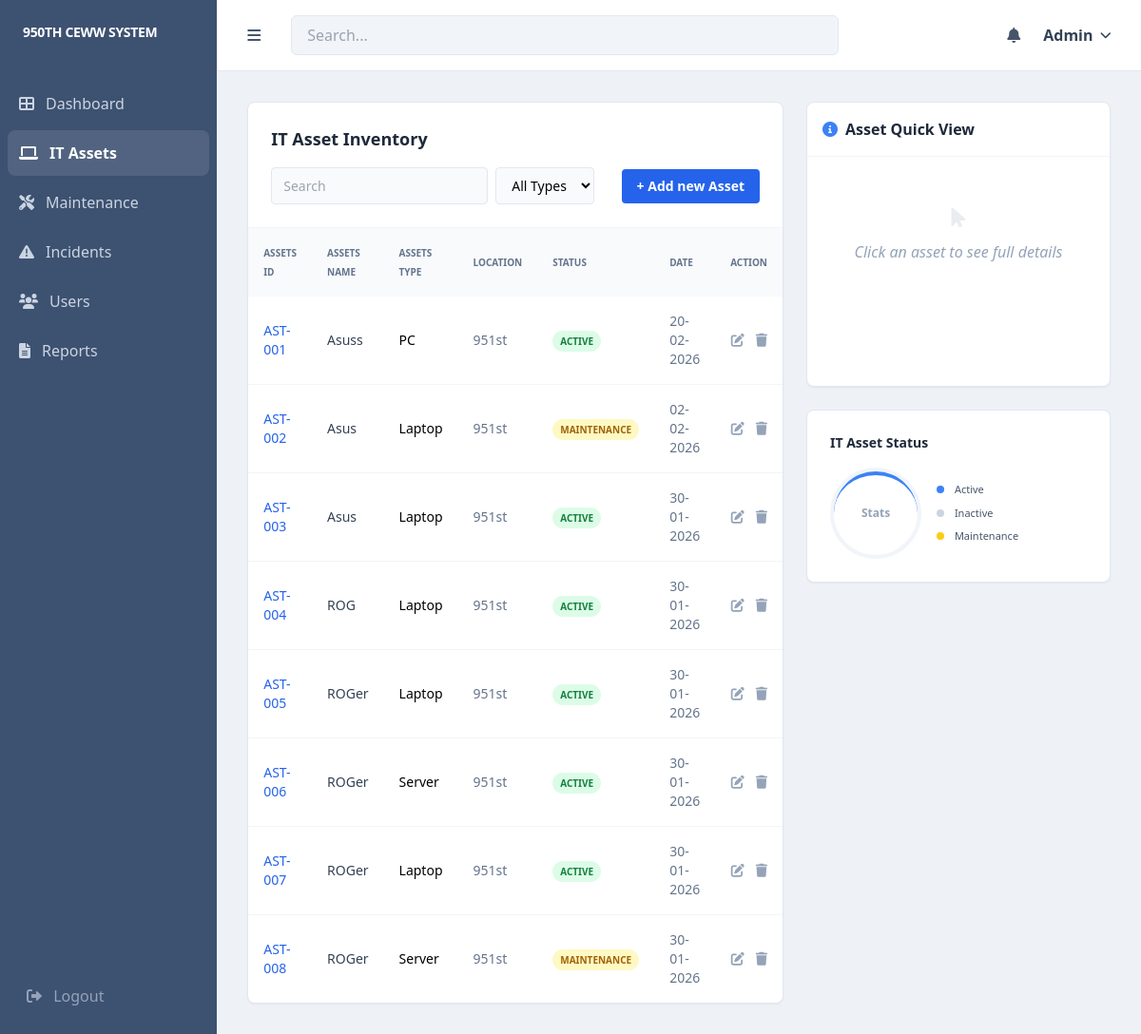
The page /dashboard/assets/ (signed in) on the database its author committed.
### core/models.py (models this page shows, shortened)
class Asset(models.Model):
    ASSET_TYPES = [('PC', 'PC'), ('Laptop', 'Laptop'), ('Server', 'Server')]
    STATUS_CHOICES = [('Active', 'Active'), ('Inactive', 'Inactive'), ('Maintenance', 'Under Maintenance')]
    assets_id = models.CharField(max_length=10, unique=True, editable=False)
    assets_name = models.CharField(max_length=100)
    assigned_to = models.ForeignKey(User, on_delete=models.SET_NULL, null=True, blank=True)
    assets_type = models.CharField(max_length=20, choices=ASSET_TYPES)
    location = models.CharField(max_length=100)
    status = models.CharField(max_length=20, choices=STATUS_CHOICES, default='Active')
    date_added = models.DateField(default=timezone.now) # This allows the manual change

### core/views.py (the view)
# urls.py: path('assets/', views.asset_list, name='asset_list'),
@login_required
def asset_list(request):
    return render(request, 'core/asset_list.html', {'assets': Asset.objects.all()})

### core/templates/core/asset_list.html (shortened to what this page needs)
{% extends 'core/admin_dashboard.html' %}
{% block content %}
<div class="flex flex-col lg:flex-row gap-6">
    <div class="flex-1 bg-white rounded-lg shadow-sm border border-slate-200 overflow-hidden">
        <div class="p-6 border-b border-slate-100">
            <h2 class="text-lg font-bold text-slate-800 mb-4">IT Asset Inventory</h2>
            <div class="flex flex-wrap items-center justify-between gap-4">
                <div class="flex gap-2">
                    <input type="text" id="searchInput" placeholder="Search" class="px-3 py-2 bg-slate-50 border border-slate-200 rounded text-sm focus:outline-none focus:ring-1 focus:ring-blue-500">
                    <select id="typeFilter" class="px-3 py-2 bg-slate-50 border border-slate-200 rounded text-sm outline-none">
                        <option value="all">All Types</option>
                    </select>
                </div>
                <a href="{% url 'add_asset' %}" class="bg-blue-600 hover:bg-blue-700 text-white px-4 py-2 rounded text-sm font-bold transition">
                    + Add new Asset
                </a>
            </div>
        </div>
        <table class="w-full text-left text-sm" id="assetTable">
            <thead class="bg-slate-50 text-slate-500 font-bold uppercase text-[10px]">
                <tr>
                    <th class="p-4">Assets ID</th>
                    <th class="p-4">Assets name</th>
                    <th class="p-4">Assets Type</th>
                    <th class="p-4">Location</th>
                    <th class="p-4">Status</th>
                    <th class="p-4">Date</th>
                    <th class="p-4 text-right">Action</th>
                </tr>
            </thead>
            <tbody class="divide-y divide-slate-100">
                {% for asset in assets %}
                <tr class="hover:bg-slate-50 cursor-pointer asset-row transition-colors"
                    data-type="{{ asset.assets_type }}"
                    onclick="showDetails('{{ asset.assets_id }}', '{{ asset.assets_name }}', '{{ asset.assets_type }}', '{{ asset.location }}', '{{ asset.status }}', '{{ asset.date_added|date:'d-m-Y' }}', '{% if asset.assigned_to %}{{ asset.assigned_to.get_full_name|default:asset.assigned_to.username }}{% else %}Unassigned{% endif %}')">
                    <td class="p-4 font-medium text-blue-600">{{ asset.assets_id }}</td>
                    <td class="p-4 font-medium text-slate-700">{{ asset.assets_name }}</td>
                    <td class="p-4">{{ asset.assets_type }}</td>
                    <td class="p-4 text-slate-500">{{ asset.location }}</td>
                    <td class="p-4">
                        <span class="px-2 py-1 rounded-full text-[10px] font-bold uppercase
                            {% if asset.status == 'Active' %}bg-green-100 text-green-700
                            {% elif asset.status == 'Maintenance' %}bg-yellow-100 text-yellow-700
                            {% else %}bg-red-100 text-red-700{% endif %}">
                            {{ asset.status }}
                        </span>
                    </td>
                    <td class="p-4 text-slate-500">{{ asset.date_added|date:"d-m-Y" }}</td>
                    <td class="p-4 text-right">
                        <div class="flex justify-end items-center gap-3" onclick="event.stopPropagation();">
                            <a href="{% url 'edit_asset' asset.pk %}" class="text-slate-400 hover:text-blue-600 transition-colors">
                                <i class="fas fa-edit"></i>
                            </a>
                            <form action="{% url 'delete_asset' asset.pk %}" method="POST" class="inline m-0 p-0">
                                <button type="submit" onclick="return confirm('Are you sure you want to delete this asset?')" class="text-slate-400 hover:text-red-600 transition-colors">
                                    <i class="fas fa-trash"></i>
                                </button>
                            </form>
                        </div>
                    </td>
                </tr>
                {% endfor %}
            </tbody>
        </table>
    </div>
    <div class="w-full lg:w-80 space-y-6">
        <div class="bg-white rounded-lg shadow-sm border border-slate-200 overflow-hidden min-h-[300px]">
            <div class="p-4 border-b border-slate-100 font-bold text-slate-800 flex items-center gap-2">
                <i class="fas fa-info-circle text-blue-500"></i> Asset Quick View
            </div>
            <div id="detail-placeholder" class="p-12 text-center text-slate-400 italic">
                <i class="fas fa-mouse-pointer block text-2xl mb-2 opacity-20"></i>
                Click an asset to see full details
            </div>
        </div>
        <div class="bg-white p-6 rounded-lg shadow-sm border border-slate-200">
            <h3 class="font-bold text-sm mb-4 text-slate-800">IT Asset Status</h3>
            <div class="flex items-center">
                <div class="w-24 h-24 border-4 border-slate-100 rounded-full relative mr-4 flex items-center justify-center">
                    <div class="absolute inset-0 border-t-4 border-blue-500 rounded-full"></div>
                    <span class="text-xs font-bold text-slate-400">Stats</span>
                </div>
                <div class="text-[11px] space-y-2 font-medium text-slate-600">
                    <p><span class="inline-block w-2 h-2 bg-blue-500 mr-2 rounded-full"></span> Active</p>
                    <p><span class="inline-block w-2 h-2 bg-slate-300 mr-2 rounded-full"></span> Inactive</p>
                    <p><span class="inline-block w-2 h-2 bg-yellow-400 mr-2 rounded-full"></span> Maintenance</p>
                </div>
            </div>
        </div>
    </div>
</div>
{% endblock %}

### core/templates/core/admin_dashboard.html (shortened to what this page needs)
{% load static %}
<!DOCTYPE html>
<html lang="en">
<head>
    <script src="https://cdn.tailwindcss.com"></script>
    <link rel="stylesheet" href="https://cdnjs.cloudflare.com/ajax/libs/font-awesome/6.0.0/css/all.min.css">
</head>
<body class="bg-slate-100 font-sans">
<div class="flex min-h-screen">
    <div class="w-64 bg-[#3d5171] text-white flex flex-col sticky top-0 h-screen">
        <div class="p-6 border-b border-slate-600/50">
            <h2 class="text-sm font-bold tracking-tight uppercase">950th CEWW System</h2>
        </div>
        <nav class="flex-1 mt-4 px-2 space-y-1">
            <a href="{% url 'dashboard' %}" class="flex items-center p-3 rounded-lg transition {% if request.resolver_match.url_name == 'dashboard' %} bg-white/10 text-white font-bold {% else %} text-slate-300 hover:bg-white/5 {% endif %}">
                <i class="fas fa-th-large mr-3"></i> Dashboard
            </a>
            <a href="{% url 'asset_list' %}" class="flex items-center p-3 rounded-lg transition {% if request.resolver_match.url_name == 'asset_list' %} bg-white/10 text-white font-bold {% else %} text-slate-300 hover:bg-white/5 {% endif %}">
                <i class="fas fa-laptop mr-3"></i> IT Assets
            </a>
            <a href="{% url 'maintenance_list' %}" class="flex items-center p-3 rounded-lg transition {% if request.resolver_match.url_name == 'maintenance_list' %} bg-white/10 text-white font-bold {% else %} text-slate-300 hover:bg-white/5 {% endif %}">
                <i class="fas fa-tools mr-3"></i> Maintenance
            </a>
            <a href="{% url 'incident_list' %}" class="flex items-center p-3 rounded-lg transition {% if request.resolver_match.url_name == 'incident_list' %} bg-white/10 text-white font-bold {% else %} text-slate-300 hover:bg-white/5 {% endif %}">
                <i class="fas fa-exclamation-triangle mr-3"></i> Incidents
            </a>
            {% if request.user.groups.all.0.name == 'Admin' %}
            <a href="{% url 'user_list' %}" class="flex items-center p-3 rounded-lg transition {% if request.resolver_match.url_name == 'user_list' %} bg-white/10 text-white font-bold {% else %} text-slate-300 hover:bg-white/5 {% endif %}">
                <i class="fas fa-users mr-3"></i> Users
            </a>
            {% endif %}
            <a href="{% url 'reports' %}" class="flex items-center p-3 rounded-lg transition {% if request.resolver_match.url_name == 'reports' %} bg-white/10 text-white font-bold {% else %} text-slate-300 hover:bg-white/5 {% endif %}">
                <i class="fas fa-file-alt mr-3"></i> Reports
            </a>
        </nav>
        <div class="p-4 border-t border-slate-600/50">
            <form action="{% url 'logout' %}" method="post">
                <button type="submit" class="w-full text-left p-3 text-slate-400 hover:text-white transition">
                    <i class="fas fa-sign-out-alt mr-2"></i> Logout
                </button>
            </form>
        </div>
    </div>
    <div class="flex-1 bg-[#eef2f7] flex flex-col">
        <header class="bg-white px-8 py-4 flex items-center justify-between border-b border-slate-200 sticky top-0 z-40">
            <i class="fas fa-bars text-slate-600 cursor-pointer"></i>
            <div class="flex-1 mx-8">
                <input type="text" placeholder="Search..." class="w-full max-w-xl px-4 py-2 bg-slate-100 rounded-md border border-slate-200 focus:outline-none focus:ring-2 focus:ring-blue-500/20">
            </div>
            <div class="flex items-center space-x-6">
                <i class="fas fa-bell text-slate-600 cursor-pointer hover:text-blue-600"></i>
                <div class="relative">
                    <button id="userMenuBtn" onclick="toggleDropdown(event)" class="flex items-center space-x-2 text-slate-700 font-bold focus:outline-none hover:text-blue-600 transition">
                        <span>{{ user.username|default:"User" }}</span>
                        <i class="fas fa-chevron-down text-xs"></i>
                    </button>
                </div>
            </div>
        </header>
        <main class="p-8">
            {% block content %}{% endblock %}
        </main>
    </div>
</div>
</body>
</html>

### rows shown on the page
Asset: assets_id "AST-001", assets_name "Asuss", assets_type "PC", location "951st", status "ACTIVE", date_added "20-02-2026"
Asset: assets_id "AST-002", assets_name "Asus", assets_type "Laptop", location "951st", status "MAINTENANCE", date_added "02-02-2026"
Asset: assets_id "AST-003", assets_name "Asus", assets_type "Laptop", location "951st", status "ACTIVE", date_added "30-01-2026"
Asset: assets_id "AST-004", assets_name "ROG", assets_type "Laptop", location "951st", status "ACTIVE", date_added "30-01-2026"
Asset: assets_id "AST-005", assets_name "ROGer", assets_type "Laptop", location "951st", status "ACTIVE", date_added "30-01-2026"
Asset: assets_id "AST-006", assets_name "ROGer", assets_type "Server", location "951st", status "ACTIVE", date_added "30-01-2026"
Asset: assets_id "AST-007", assets_name "ROGer", assets_type "Laptop", location "951st", status "ACTIVE", date_added "30-01-2026"
Asset: assets_id "AST-008", assets_name "ROGer", assets_type "Server", location "951st", status "MAINTENANCE", date_added "30-01-2026"

### other values the page prints
{{ user.username|default:"User" }} "Admin"
